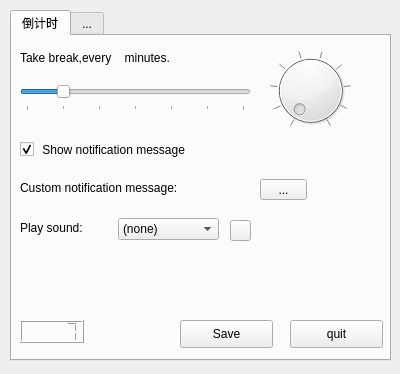
<?xml version="1.0" encoding="UTF-8"?>
<ui version="4.0">
 <class>countdown</class>
 <widget class="QWidget" name="countdown">
  <property name="geometry">
   <rect>
    <x>0</x>
    <y>0</y>
    <width>400</width>
    <height>374</height>
   </rect>
  </property>
  <property name="windowTitle">
   <string>-Countdown</string>
  </property>
  <widget class="QLabel" name="label_1">
   <property name="geometry">
    <rect>
     <x>20</x>
     <y>50</y>
     <width>281</width>
     <height>16</height>
    </rect>
   </property>
   <property name="frameShape">
    <enum>QFrame::NoFrame</enum>
   </property>
   <property name="frameShadow">
    <enum>QFrame::Plain</enum>
   </property>
   <property name="text">
    <string>Take break,every    minutes.</string>
   </property>
  </widget>
  <widget class="QSlider" name="slider_time">
   <property name="geometry">
    <rect>
     <x>20</x>
     <y>80</y>
     <width>231</width>
     <height>31</height>
    </rect>
   </property>
   <property name="minimum">
    <number>0</number>
   </property>
   <property name="maximum">
    <number>6</number>
   </property>
   <property name="singleStep">
    <number>1</number>
   </property>
   <property name="pageStep">
    <number>1</number>
   </property>
   <property name="value">
    <number>1</number>
   </property>
   <property name="sliderPosition">
    <number>1</number>
   </property>
   <property name="tracking">
    <bool>true</bool>
   </property>
   <property name="orientation">
    <enum>Qt::Horizontal</enum>
   </property>
   <property name="invertedAppearance">
    <bool>false</bool>
   </property>
   <property name="invertedControls">
    <bool>false</bool>
   </property>
   <property name="tickPosition">
    <enum>QSlider::TicksBelow</enum>
   </property>
  </widget>
  <widget class="QLabel" name="label_time">
   <property name="geometry">
    <rect>
     <x>152</x>
     <y>49</y>
     <width>21</width>
     <height>21</height>
    </rect>
   </property>
   <property name="text">
    <string/>
   </property>
  </widget>
  <widget class="QCheckBox" name="checkBox_1">
   <property name="geometry">
    <rect>
     <x>20</x>
     <y>140</y>
     <width>231</width>
     <height>19</height>
    </rect>
   </property>
   <property name="text">
    <string> Show notification message</string>
   </property>
   <property name="checked">
    <bool>true</bool>
   </property>
  </widget>
  <widget class="QLabel" name="label">
   <property name="geometry">
    <rect>
     <x>20</x>
     <y>220</y>
     <width>101</width>
     <height>16</height>
    </rect>
   </property>
   <property name="text">
    <string>Play sound:</string>
   </property>
  </widget>
  <widget class="QLabel" name="label_2">
   <property name="geometry">
    <rect>
     <x>20</x>
     <y>180</y>
     <width>231</width>
     <height>16</height>
    </rect>
   </property>
   <property name="text">
    <string>Custom notification message:</string>
   </property>
  </widget>
  <widget class="QToolButton" name="toolButton">
   <property name="geometry">
    <rect>
     <x>260</x>
     <y>179</y>
     <width>47</width>
     <height>21</height>
    </rect>
   </property>
   <property name="contextMenuPolicy">
    <enum>Qt::CustomContextMenu</enum>
   </property>
   <property name="text">
    <string>...</string>
   </property>
  </widget>
  <widget class="QDial" name="dial_time">
   <property name="geometry">
    <rect>
     <x>270</x>
     <y>50</y>
     <width>81</width>
     <height>81</height>
    </rect>
   </property>
   <property name="minimum">
    <number>0</number>
   </property>
   <property name="maximum">
    <number>9</number>
   </property>
   <property name="pageStep">
    <number>1</number>
   </property>
   <property name="value">
    <number>0</number>
   </property>
   <property name="tracking">
    <bool>false</bool>
   </property>
   <property name="orientation">
    <enum>Qt::Horizontal</enum>
   </property>
   <property name="invertedAppearance">
    <bool>false</bool>
   </property>
   <property name="invertedControls">
    <bool>false</bool>
   </property>
   <property name="wrapping">
    <bool>false</bool>
   </property>
   <property name="notchesVisible">
    <bool>true</bool>
   </property>
  </widget>
  <widget class="QPushButton" name="pushButton_countTime">
   <property name="geometry">
    <rect>
     <x>180</x>
     <y>320</y>
     <width>93</width>
     <height>28</height>
    </rect>
   </property>
   <property name="text">
    <string>Save</string>
   </property>
  </widget>
  <widget class="QComboBox" name="playsound">
   <property name="geometry">
    <rect>
     <x>118</x>
     <y>218</y>
     <width>101</width>
     <height>22</height>
    </rect>
   </property>
   <property name="currentText">
    <string>(none)</string>
   </property>
   <item>
    <property name="text">
     <string>(none)</string>
    </property>
   </item>
   <item>
    <property name="text">
     <string>-Default-</string>
    </property>
   </item>
   <item>
    <property name="text">
     <string>Notify</string>
    </property>
   </item>
  </widget>
  <widget class="QPushButton" name="pushButton">
   <property name="geometry">
    <rect>
     <x>230</x>
     <y>220</y>
     <width>21</width>
     <height>21</height>
    </rect>
   </property>
   <property name="styleSheet">
    <string notr="true">background-image: url(:/src/src/play-icon.png);</string>
   </property>
   <property name="text">
    <string/>
   </property>
  </widget>
  <widget class="QLCDNumber" name="lcdNumber">
   <property name="geometry">
    <rect>
     <x>20</x>
     <y>320</y>
     <width>64</width>
     <height>23</height>
    </rect>
   </property>
   <property name="intValue" stdset="0">
    <number>7</number>
   </property>
  </widget>
  <widget class="QPushButton" name="quit">
   <property name="geometry">
    <rect>
     <x>290</x>
     <y>320</y>
     <width>93</width>
     <height>28</height>
    </rect>
   </property>
   <property name="text">
    <string>quit</string>
   </property>
  </widget>
  <widget class="QTabWidget" name="tab_countd">
   <property name="geometry">
    <rect>
     <x>10</x>
     <y>10</y>
     <width>381</width>
     <height>351</height>
    </rect>
   </property>
   <property name="maximumSize">
    <size>
     <width>381</width>
     <height>16777215</height>
    </size>
   </property>
   <property name="acceptDrops">
    <bool>false</bool>
   </property>
   <property name="layoutDirection">
    <enum>Qt::LeftToRight</enum>
   </property>
   <property name="autoFillBackground">
    <bool>false</bool>
   </property>
   <property name="inputMethodHints">
    <set>Qt::ImhNone</set>
   </property>
   <property name="tabPosition">
    <enum>QTabWidget::North</enum>
   </property>
   <property name="currentIndex">
    <number>0</number>
   </property>
   <property name="documentMode">
    <bool>false</bool>
   </property>
   <widget class="QWidget" name="tab_1">
    <attribute name="title">
     <string>倒计时</string>
    </attribute>
   </widget>
   <widget class="QWidget" name="tab_2">
    <attribute name="title">
     <string>...</string>
    </attribute>
   </widget>
  </widget>
  <zorder>tab_countd</zorder>
  <zorder>label_1</zorder>
  <zorder>slider_time</zorder>
  <zorder>label_time</zorder>
  <zorder>checkBox_1</zorder>
  <zorder>label</zorder>
  <zorder>label_2</zorder>
  <zorder>toolButton</zorder>
  <zorder>dial_time</zorder>
  <zorder>pushButton_countTime</zorder>
  <zorder>playsound</zorder>
  <zorder>pushButton</zorder>
  <zorder>lcdNumber</zorder>
  <zorder>quit</zorder>
 </widget>
 <resources/>
 <connections/>
</ui>
